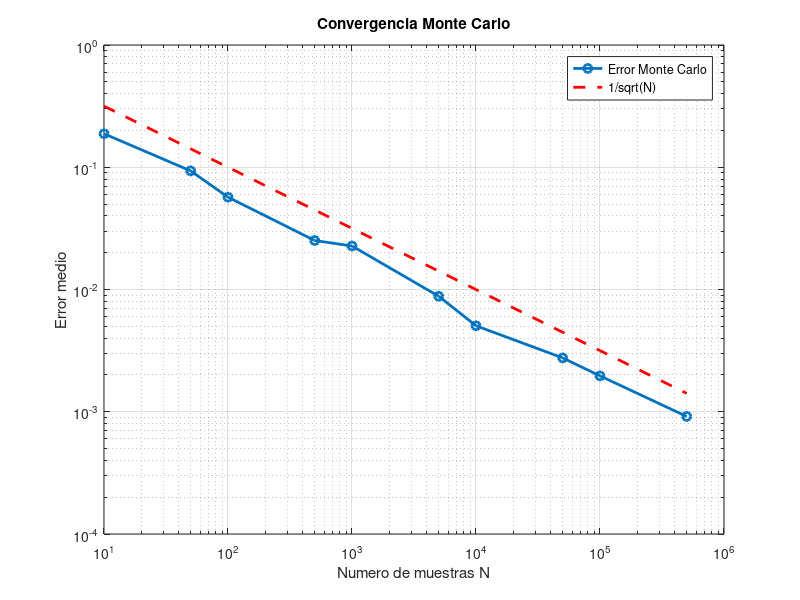

The MATLAB source for this figure:
clear
clc

I_exacta = 1;

Nvals = [10 50 100 500 1000 5000 10000 50000 100000 500000];

M = 100; % numero de simulaciones

errores = zeros(size(Nvals));

for k = 1:length(Nvals)

    N = Nvals(k);

    error_medio = 0;

    for j = 1:M

        x = rand(N,1);

        Ihat = mean(x.*exp(x));

        error_medio = error_medio + abs(I_exacta - Ihat);

    end

    errores(k) = error_medio/M;

end

teorica = 1./sqrt(Nvals);

figure

loglog(Nvals,errores,'o-','LineWidth',2)
hold on

loglog(Nvals,teorica,'r--','LineWidth',2)

grid on

xlabel('Numero de muestras N')
ylabel('Error medio')

legend('Error Monte Carlo','1/sqrt(N)')

title('Convergencia Monte Carlo')
